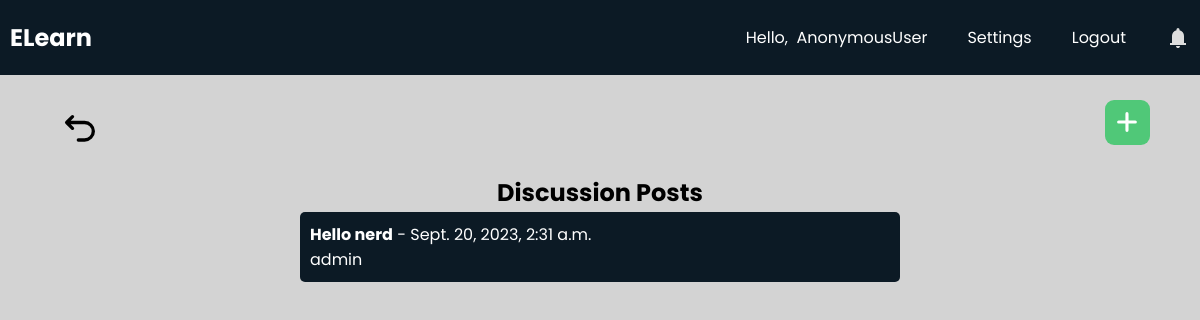
The app's page /teachers/discussions/cceaea3822474fa5a89f854d4b132ac0/, older data.
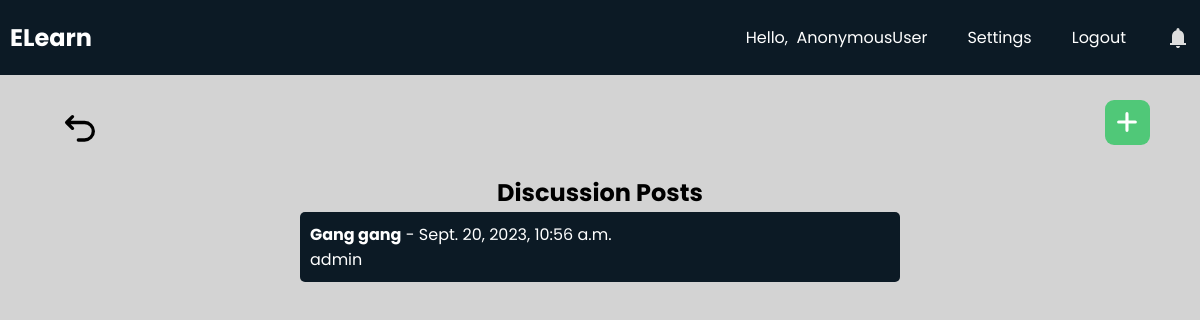
The same page, newer data.
### teachers/models.py (models this page shows, shortened)
class Discussion(models.Model):
    id = models.UUIDField(primary_key=True, default=uuid.uuid4, editable=False)
    course = models.ForeignKey(MyClass, on_delete=models.CASCADE)
    author = models.ForeignKey(User, on_delete=models.CASCADE)
    subject = models.CharField(max_length=255)
    message = models.TextField()
    created_at = models.DateTimeField(default=timezone.now)

### teachers/views.py (the view)
# urls.py: path("discussions/<str:course_id>/", views.discussion, name="discussion"),
def discussion(request, course_id):
    my_class = MyClass.objects.get(id=course_id)
    messages = Discussion.objects.filter(course=my_class).order_by('-created_at')
    if request.method == 'POST':
        subject = request.POST.get('subject')
        message = request.POST.get('message')
        Discussion.objects.create(course=my_class, author=request.user, subject=subject, message=message)
        return redirect(reverse('teachers:discussion', args=[course_id]))
    context = {'courseId': course_id, 'my_class': my_class, 'messages': messages}
    return render(request, "teachers/discussion.html", context)

### teachers/templates/teachers/discussion.html (shortened to what this page needs)
<!DOCTYPE html>
<html lang="en">
  <head>
    {% load static %}
    <link rel="stylesheet" href="{% static 'css/base.css' %}">
    <link rel="stylesheet" href="{% static 'css/discussion.css' %}">
    <link rel="stylesheet" href="https://cdnjs.cloudflare.com/ajax/libs/font-awesome/6.3.0/css/all.min.css">
  </head>
    <body>
        <header>
            <nav class="navbar">
                <h2 class="logo"><a href="{% url 'teachers:home' %}">ELearn</a></h2>
                <ul class="all-links">
                    <li id="username"><span>Hello,  {{request.user}}</span></li>
                    <li><a href="">Settings</a></li>
                    <li><a href="">Logout</a></li>
                    <li id="bell-icon">
                        <svg xmlns="http://www.w3.org/2000/svg" width="24" height="24" viewBox="0 0 24 24"><path fill="currentColor" d="M4 19v-2h2v-7q0-2.075 1.25-3.688T10.5 4.2v-.7q0-.625.438-1.063T12 2q.625 0 1.063.438T13.5 3.5v.7q2 .5 3.25 2.113T18 10v7h2v2H4Zm8 3q-.825 0-1.413-.588T10 20h4q0 .825-.588 1.413T12 22Z"/></svg>
                    </li>
                </ul>
            </nav>
        </header>
        <div id="backbtn"><svg xmlns="http://www.w3.org/2000/svg" width="24" height="24" viewBox="0 0 24 24"><path fill="none" stroke="currentColor" stroke-linecap="round" stroke-linejoin="round" stroke-width="2" d="M11 18h3.75a5.25 5.25 0 1 0 0-10.5H5M7.5 4L4 7.5L7.5 11"/></svg></div>
        <div id="addbtn"><svg xmlns="http://www.w3.org/2000/svg" width="12" height="12" viewBox="0 0 12 12"><path fill="white" d="M6.5 1.75a.75.75 0 0 0-1.5 0V5H1.75a.75.75 0 0 0 0 1.5H5v3.25a.75.75 0 0 0 1.5 0V6.5h3.25a.75.75 0 0 0 0-1.5H6.5V1.75Z"/></svg></div>
        <div id="contentwrapper">
            <div id="content">
                <h2>Discussion Posts</h2>
                <div id="posts-wrapper">
                    {% for message in messages %}
                    <div class="posts" data-class-id= "{{ message.id }}" data-class-courseId= "{{ courseId }}">
                        <strong>{{ message.subject }}</strong> - {{ message.created_at }}
                        <p>{{ message.author }}</p>
                    </div>
                    {% endfor %}
                </div>
            </div>
        </div>
    </body>
</html>

Row changes from the older to the newer data that the page shows:
removed Discussion: subject "Hello nerd", created_at "Sept. 20, 2023, 2:31 a.m.", author "admin"
added Discussion: subject "Gang gang", created_at "Sept. 20, 2023, 10:56 a.m.", author "admin"
